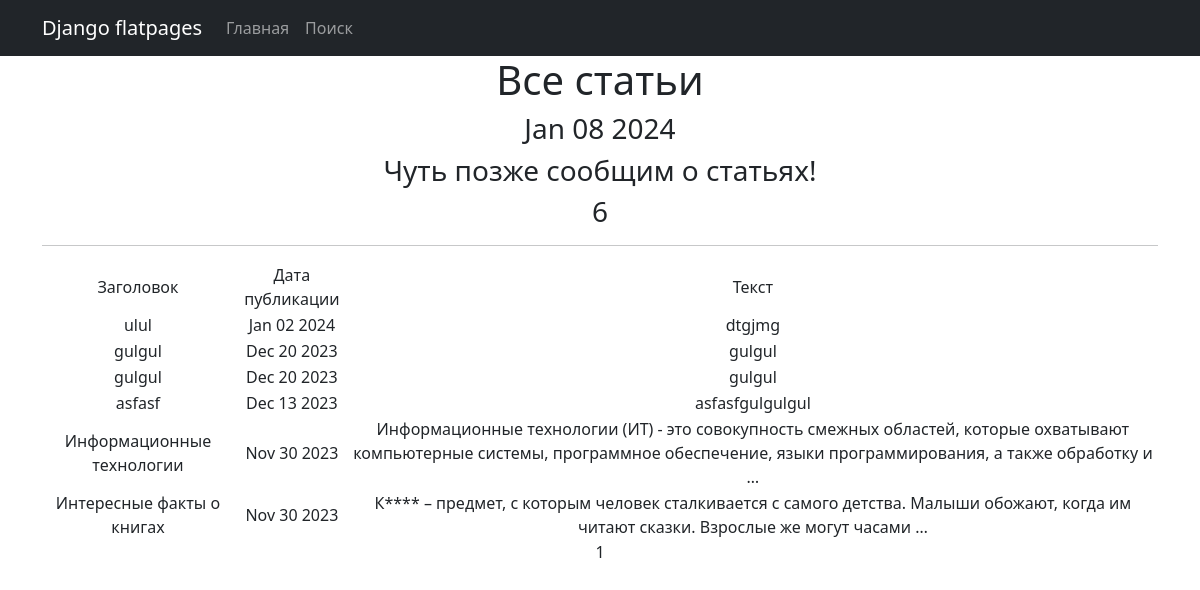
The app's page /article/ with its own data.
### news/models.py (models this page shows, shortened)
class Post(models.Model):
    author = models.ForeignKey(Author, on_delete=models.CASCADE)
    NEWS = 'Nw'
    ARTICLE = "Ar"
    CATEGORY_CHOICES = [
        (NEWS, 'Новости'),
        (ARTICLE, 'Статья')
    ]
    categoryType = models.CharField(max_length=16, choices=CATEGORY_CHOICES, default=ARTICLE)
    dateCreation = models.DateTimeField(auto_now_add=True)
    postCategory = models.ManyToManyField(Category, through='PostCategory')
    title1 = models.TextField(max_length=128)
    text = models.TextField()
    rating = models.SmallIntegerField(default=0)

### news/views.py (the view)
# urls.py: path('article/', ArticleList.as_view(), name='article_list'),
class ArticleList(ListView):
    model = Post
    ordering = '-dateCreation'
    template_name = 'flatpages/article_all.html'
    context_object_name = 'news'
    paginate_by = 10  # вот так мы можем указать количество записей на странице
    def get_context_data(self, **kwargs):
        context = super().get_context_data(**kwargs)
        context['time_now'] = datetime.utcnow()
        context['next_sale'] = None
        return context
    def get_queryset(self):
        return Post.objects.filter(categoryType='Ar').order_by('-dateCreation')

### news/templatetags/f_filter.py (called while the page is built)
@register.filter()
def censor(text):
    text_list = text.split()
    bad_words = ['книга']
    censored_text_list = []
    for word in text_list:
        clean_word = ''.join(c for c in word if c not in string.punctuation)
        if clean_word.lower() in bad_words:
            censored_word = clean_word[0] + (len(clean_word) - 1) * '*'
            censored_text_list.append(word.replace(clean_word, censored_word))
        else:
            censored_text_list.append(word)
    return ' '.join(censored_text_list)

### templates/flatpages/article_all.html (shortened to what this page needs)
{% extends 'flatpages/default.html' %}
{% load f_filter %}
{% load tags %}
{% block content %}
   <h1>Все статьи</h1>
   <h3>{{ time_now|date:'M d Y' }}</h3>
   <h3> {{ next_sale|default_if_none:"Чуть позже сообщим о статьях!" }} </h3>
    <h3>{{news|length}}</h3>
   <hr>
   {% if news %}
       <table>
           <tr>
               <td>Заголовок</td>
               <td>Дата публикации</td>
               <td>Текст</td>
           </tr>
           {% for news in news %}
           <tr>
               <td>{{ news.title1 }}</td>
               <td>{{ news.dateCreation|date:'M d Y' }}</td>
               <td>{{ news.text|truncatewords:20|censor }}</td>
                <td>
                </td>
           </tr>
           {% endfor %}
       </table>
   {% else %}
       <h2>Новостей нет!</h2>
   {% endif %}
   {{ page_obj.number }}
{% endblock content %}

### records on screen
Post: title1 "ulul", dateCreation "Jan 02 2024", text|censor "dtgjmg"
Post: title1 "gulgul", dateCreation "Dec 20 2023", text|censor "gulgul"
Post: title1 "gulgul", dateCreation "Dec 20 2023", text|censor "gulgul"
Post: title1 "asfasf", dateCreation "Dec 13 2023", text|censor "asfasfgulgulgul"
Post: title1 "Информационные технологии", dateCreation "Nov 30 2023", text|censor "Информационные технологии (ИТ) - это совокупность смежных областей, которые охватывают компьютерные системы, программное обеспечение, языки программирования, а также обработку и …"
Post: title1 "Интересные факты о книгах", dateCreation "Nov 30 2023", text|censor "К**** – предмет, с которым человек сталкивается с самого детства. Малыши обожают, когда им читают сказки. Взрослые же могут часами …"

### other values on screen
{{ time_now|date:'M d Y' }} "Jan 08 2024"
{{ next_sale|default_if_none:"Чуть позже сообщим о статьях!" }} "Чуть позже сообщим о статьях!"
{{ news|length }} "6"
{{ page_obj.number }} "1"
